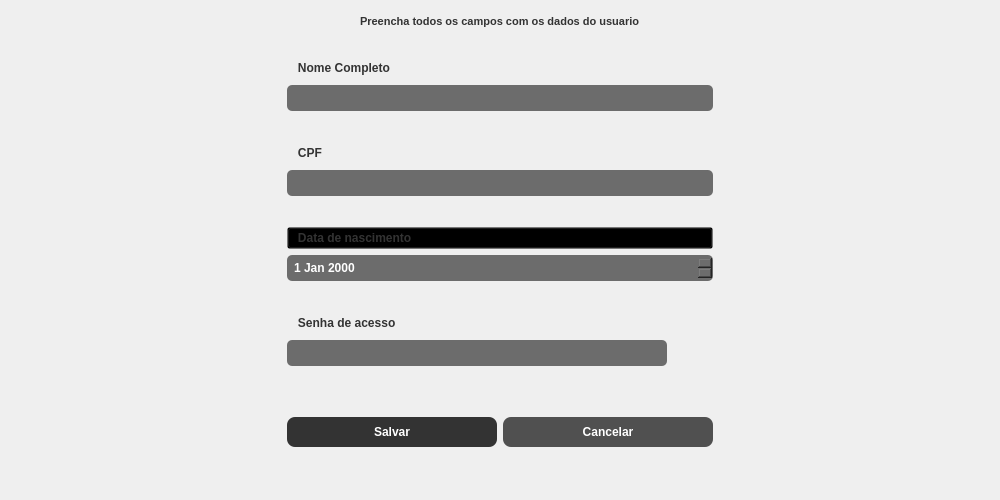
<?xml version="1.0" encoding="UTF-8"?>
<ui version="4.0">
 <class>Form</class>
 <widget class="QWidget" name="Form">
  <property name="geometry">
   <rect>
    <x>0</x>
    <y>0</y>
    <width>1000</width>
    <height>500</height>
   </rect>
  </property>
  <property name="windowTitle">
   <string>Form</string>
  </property>
  <layout class="QVBoxLayout" name="verticalLayout">
   <item>
    <layout class="QHBoxLayout" name="horizontalLayout_9">
     <item>
      <spacer name="horizontalSpacer_4">
       <property name="orientation">
        <enum>Qt::Horizontal</enum>
       </property>
       <property name="sizeHint" stdset="0">
        <size>
         <width>40</width>
         <height>20</height>
        </size>
       </property>
      </spacer>
     </item>
     <item>
      <layout class="QVBoxLayout" name="verticalLayout_4">
       <item>
        <layout class="QHBoxLayout" name="horizontalLayout_25">
         <item>
          <spacer name="horizontalSpacer_18">
           <property name="orientation">
            <enum>Qt::Horizontal</enum>
           </property>
           <property name="sizeHint" stdset="0">
            <size>
             <width>40</width>
             <height>20</height>
            </size>
           </property>
          </spacer>
         </item>
         <item>
          <widget class="QLabel" name="label_8">
           <property name="styleSheet">
            <string notr="true">font-weight: bold; font-size: 11px; color: #333333;</string>
           </property>
           <property name="text">
            <string>Preencha todos os campos com os dados do usuario</string>
           </property>
          </widget>
         </item>
         <item>
          <spacer name="horizontalSpacer_19">
           <property name="orientation">
            <enum>Qt::Horizontal</enum>
           </property>
           <property name="sizeHint" stdset="0">
            <size>
             <width>40</width>
             <height>20</height>
            </size>
           </property>
          </spacer>
         </item>
        </layout>
       </item>
       <item>
        <spacer name="verticalSpacer_20">
         <property name="orientation">
          <enum>Qt::Vertical</enum>
         </property>
         <property name="sizeType">
          <enum>QSizePolicy::Maximum</enum>
         </property>
         <property name="sizeHint" stdset="0">
          <size>
           <width>20</width>
           <height>20</height>
          </size>
         </property>
        </spacer>
       </item>
       <item>
        <widget class="QPushButton" name="pushButton_5">
         <property name="styleSheet">
          <string notr="true">background-color: transparent; color: #333333;font-size: 12px; font-weight: bold; text-align: left;</string>
         </property>
         <property name="text">
          <string>   Nome Completo</string>
         </property>
         <property name="icon">
          <iconset>
           <normaloff>../Assets/user.png</normaloff>../Assets/user.png</iconset>
         </property>
         <property name="iconSize">
          <size>
           <width>20</width>
           <height>20</height>
          </size>
         </property>
         <property name="flat">
          <bool>true</bool>
         </property>
        </widget>
       </item>
       <item>
        <widget class="QLineEdit" name="le_cad_nome_completo_2">
         <property name="minimumSize">
          <size>
           <width>380</width>
           <height>0</height>
          </size>
         </property>
         <property name="styleSheet">
          <string notr="true">background-color: #6C6C6C; color: white; padding: 5px; corner-radius: 10px; font-size: 12px; font-weight: bold; border-radius: 5px;</string>
         </property>
         <property name="maxLength">
          <number>50</number>
         </property>
        </widget>
       </item>
       <item>
        <spacer name="verticalSpacer_8">
         <property name="orientation">
          <enum>Qt::Vertical</enum>
         </property>
         <property name="sizeType">
          <enum>QSizePolicy::Maximum</enum>
         </property>
         <property name="sizeHint" stdset="0">
          <size>
           <width>20</width>
           <height>25</height>
          </size>
         </property>
        </spacer>
       </item>
       <item>
        <widget class="QPushButton" name="pushButton_6">
         <property name="styleSheet">
          <string notr="true">background-color: transparent; color: #333333;font-size: 12px; font-weight: bold; text-align: left;</string>
         </property>
         <property name="text">
          <string>   CPF</string>
         </property>
         <property name="icon">
          <iconset>
           <normaloff>../Assets/personal-card.png</normaloff>../Assets/personal-card.png</iconset>
         </property>
         <property name="iconSize">
          <size>
           <width>20</width>
           <height>20</height>
          </size>
         </property>
         <property name="flat">
          <bool>true</bool>
         </property>
        </widget>
       </item>
       <item>
        <widget class="QLineEdit" name="le_cad_cpf_2">
         <property name="minimumSize">
          <size>
           <width>380</width>
           <height>0</height>
          </size>
         </property>
         <property name="styleSheet">
          <string notr="true">background-color: #6C6C6C; color: white; padding: 5px; corner-radius: 10px; font-size: 12px; font-weight: bold; border-radius: 5px;</string>
         </property>
         <property name="inputMethodHints">
          <set>Qt::ImhPreferNumbers</set>
         </property>
         <property name="maxLength">
          <number>14</number>
         </property>
        </widget>
       </item>
       <item>
        <spacer name="verticalSpacer_3">
         <property name="orientation">
          <enum>Qt::Vertical</enum>
         </property>
         <property name="sizeType">
          <enum>QSizePolicy::Maximum</enum>
         </property>
         <property name="sizeHint" stdset="0">
          <size>
           <width>20</width>
           <height>25</height>
          </size>
         </property>
        </spacer>
       </item>
       <item>
        <widget class="QPushButton" name="pushButton_8">
         <property name="styleSheet">
          <string notr="true">background-color: transparent; color: #333333;font-size: 12px; font-weight: bold; text-align: left;</string>
         </property>
         <property name="text">
          <string>   Data de nascimento</string>
         </property>
         <property name="icon">
          <iconset>
           <normaloff>../Assets/calendar.png</normaloff>../Assets/calendar.png</iconset>
         </property>
         <property name="iconSize">
          <size>
           <width>20</width>
           <height>20</height>
          </size>
         </property>
        </widget>
       </item>
       <item>
        <widget class="QDateEdit" name="le_cad_nascimento_2">
         <property name="minimumSize">
          <size>
           <width>380</width>
           <height>0</height>
          </size>
         </property>
         <property name="styleSheet">
          <string notr="true">background-color: #6C6C6C; color: white; padding: 5px; corner-radius: 10px; font-size: 12px; font-weight: bold; border-radius: 5px;</string>
         </property>
        </widget>
       </item>
       <item>
        <spacer name="verticalSpacer_9">
         <property name="orientation">
          <enum>Qt::Vertical</enum>
         </property>
         <property name="sizeType">
          <enum>QSizePolicy::Maximum</enum>
         </property>
         <property name="sizeHint" stdset="0">
          <size>
           <width>20</width>
           <height>25</height>
          </size>
         </property>
        </spacer>
       </item>
       <item>
        <widget class="QPushButton" name="pushButton_9">
         <property name="styleSheet">
          <string notr="true">background-color: transparent; color: #333333;font-size: 12px; font-weight: bold; text-align: left;</string>
         </property>
         <property name="text">
          <string>   Senha de acesso</string>
         </property>
         <property name="icon">
          <iconset>
           <normaloff>../Assets/key.png</normaloff>../Assets/key.png</iconset>
         </property>
         <property name="iconSize">
          <size>
           <width>20</width>
           <height>20</height>
          </size>
         </property>
         <property name="flat">
          <bool>true</bool>
         </property>
        </widget>
       </item>
       <item>
        <layout class="QHBoxLayout" name="horizontalLayout_11">
         <item>
          <widget class="QLineEdit" name="le_cad_senha_2">
           <property name="minimumSize">
            <size>
             <width>380</width>
             <height>0</height>
            </size>
           </property>
           <property name="styleSheet">
            <string notr="true">background-color: #6C6C6C; color: white; padding: 5px; corner-radius: 10px; font-size: 12px; font-weight: bold; border-radius: 5px;</string>
           </property>
           <property name="maxLength">
            <number>16</number>
           </property>
           <property name="echoMode">
            <enum>QLineEdit::Password</enum>
           </property>
          </widget>
         </item>
         <item>
          <widget class="QPushButton" name="btn_cad_exibir_senha_2">
           <property name="toolTip">
            <string>mostrar ou ocultar senha</string>
           </property>
           <property name="text">
            <string/>
           </property>
           <property name="icon">
            <iconset>
             <normaloff>../Assets/show-password.png</normaloff>../Assets/show-password.png</iconset>
           </property>
           <property name="iconSize">
            <size>
             <width>18</width>
             <height>18</height>
            </size>
           </property>
           <property name="flat">
            <bool>true</bool>
           </property>
          </widget>
         </item>
        </layout>
       </item>
       <item>
        <spacer name="verticalSpacer_10">
         <property name="orientation">
          <enum>Qt::Vertical</enum>
         </property>
         <property name="sizeType">
          <enum>QSizePolicy::Maximum</enum>
         </property>
         <property name="sizeHint" stdset="0">
          <size>
           <width>20</width>
           <height>45</height>
          </size>
         </property>
        </spacer>
       </item>
       <item>
        <layout class="QHBoxLayout" name="horizontalLayout_12">
         <item>
          <widget class="QPushButton" name="btn_cad_salvar_2">
           <property name="styleSheet">
            <string notr="true">background-color: #333333; color: white; padding: 8px; font-weight: bold; font-size: 12px; border-radius: 8px</string>
           </property>
           <property name="text">
            <string>Salvar</string>
           </property>
          </widget>
         </item>
         <item>
          <widget class="QPushButton" name="btn_cad_cancelar_2">
           <property name="styleSheet">
            <string notr="true">background-color: #505050;; color: white; padding: 8px; font-weight: bold; font-size: 12px; border-radius: 8px</string>
           </property>
           <property name="text">
            <string>Cancelar</string>
           </property>
          </widget>
         </item>
        </layout>
       </item>
      </layout>
     </item>
     <item>
      <spacer name="horizontalSpacer_5">
       <property name="orientation">
        <enum>Qt::Horizontal</enum>
       </property>
       <property name="sizeHint" stdset="0">
        <size>
         <width>40</width>
         <height>20</height>
        </size>
       </property>
      </spacer>
     </item>
    </layout>
   </item>
   <item>
    <spacer name="verticalSpacer">
     <property name="orientation">
      <enum>Qt::Vertical</enum>
     </property>
     <property name="sizeHint" stdset="0">
      <size>
       <width>20</width>
       <height>40</height>
      </size>
     </property>
    </spacer>
   </item>
  </layout>
 </widget>
 <resources/>
 <connections/>
</ui>
